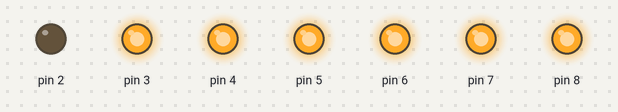
Recording of a sketch running on a simulated Arduino Uno, built with avr-gcc and run on an emulated ATmega328P. On the bench: output pins drawn as LEDs (lit = HIGH).

Above: at 0.2 s.
At 2.2 s:
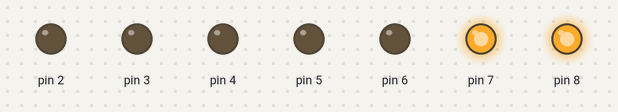
At 5.2 s:
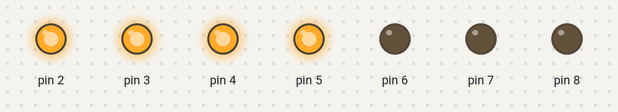
At 10.5 s:
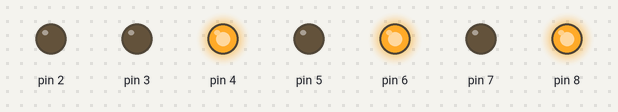
At 11.5 s:
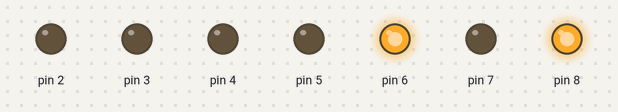
At 12.5 s:
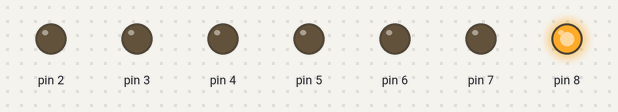
Timing chart, 0 to 13.0 s (numbered marks = the images above):
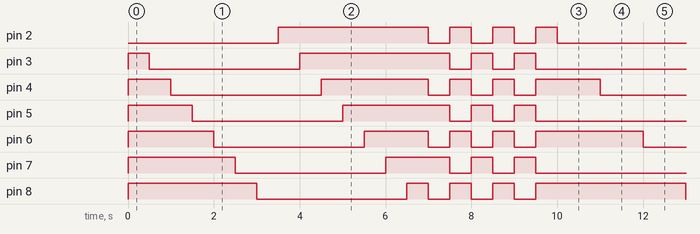

Measured:
- by itself, pin 2: repeats every 10.0 s: 3 × (LOW 0.50 s, HIGH 0.50 s), LOW 3.5 s, HIGH 3.5 s
- by itself, pin 3: repeats every 10.0 s: HIGH 3.5 s, 2 × (LOW 0.50 s, HIGH 0.50 s), LOW 4.5 s
- by itself, pin 4: repeats every 10.0 s: HIGH 2.5 s, 2 × (LOW 0.50 s, HIGH 0.50 s), LOW 0.50 s, HIGH 1.5 s, LOW 3.5 s
- by itself, pin 5: repeats every 10.0 s: HIGH 2.5 s, 2 × (LOW 0.50 s, HIGH 0.50 s), LOW 5.5 s
- by itself, pin 6: repeats every 10.0 s: HIGH 1.5 s, 2 × (LOW 0.50 s, HIGH 0.50 s), LOW 0.50 s, HIGH 2.5 s, LOW 3.5 s
- by itself, pin 7: repeats every 10.0 s: HIGH 1.5 s, 2 × (LOW 0.50 s, HIGH 0.50 s), LOW 6.5 s
- by itself, pin 8: repeats every 10.0 s: 3 × (HIGH 0.50 s, LOW 0.50 s), HIGH 3.5 s, LOW 3.5 s

The sketch:

7_led.ino
```cpp
void setup()
{
  pinMode(2, OUTPUT);
  pinMode(3, OUTPUT);
  pinMode(4, OUTPUT);
  pinMode(5, OUTPUT);
  pinMode(6, OUTPUT);
  pinMode(7, OUTPUT);
  pinMode(8, OUTPUT);
  // tất cả đèn sáng
  for(int i = 2; i < 9; i++)
  {
    digitalWrite(i, HIGH);
  }
}

void loop()
{
  // tắt lần lượt từ đèn 1-7

  for(int i = 2; i < 9; i++)
  {
    digitalWrite(i, LOW);
    delay(500);
  }
  // sáng từ 7 đến 1
  for(int i = 2; i < 9; i++)
  {
    digitalWrite(i, HIGH);
    delay(500);
  }
  //sáng chẵn lẻ tắt lập lại 5 lần
  int cout = 1;
  while(cout < 6)
  {
    for(int i = 2; i < 9; i++)
    {
      if((i-1)%2 != 0)
      {
        digitalWrite(i, LOW);
      }else
      {
        digitalWrite(i, HIGH);
      }
    }
    delay(500);
    cout++;
    for(int i = 2; i < 9; i++)
    {
      if((i-1)%2 != 0)
      {
        digitalWrite(i, HIGH);
      }else
      {
        digitalWrite(i, LOW);
      }
    }
    delay(500);
    cout++;
  }
  }
```

stunning_bombul2.ino
```cpp

```
